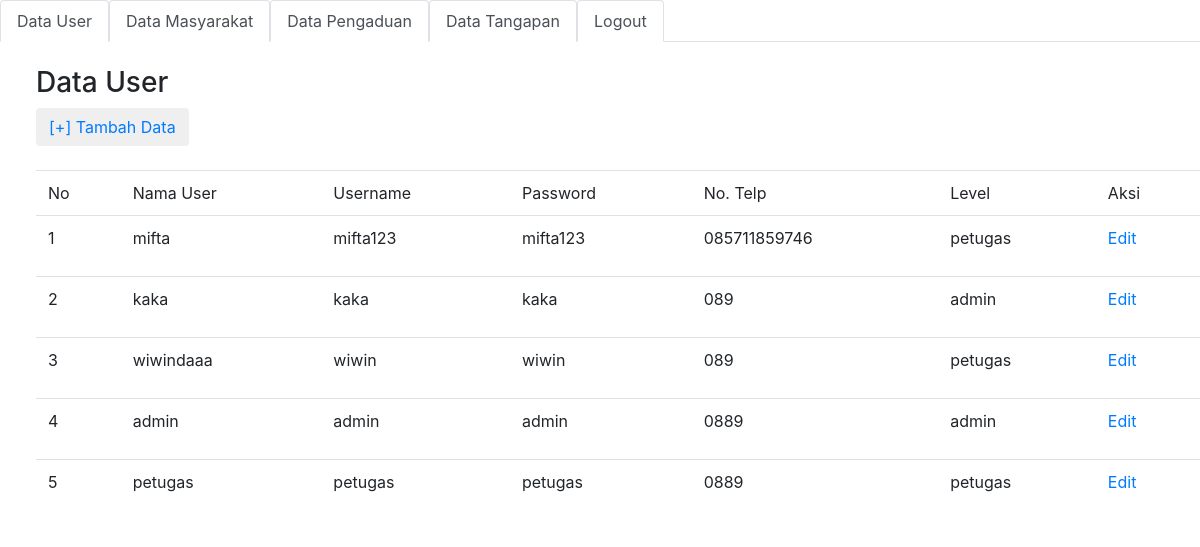
Screenshot of /admin/user.php with the database file from the repository.
### tables this page shows
CREATE TABLE `petugas` (
  `id_petugas` int(11) NOT NULL,
  `nama_petugas` varchar(35) NOT NULL,
  `username` varchar(35) NOT NULL,
  `password` varchar(32) NOT NULL,
  `telp` varchar(13) NOT NULL,
  `level` enum('admin','petugas') NOT NULL
);

### admin/user.php (the view, shortened to what this page needs)
<?php
include '../admin/sidebar.php';
include '../koneksi.php';
?>
<!DOCTYPE html>
<html lang="en">
<head>
    <link rel="stylesheet" href="../assets/css/bootstrap.min.css">
</head>
<body>
    <div class="mt-4" style="margin-left: 3%;">
        <h3>Data User</h3>
        <button class="btn btn-default"><a href="../admin/tambah_user.php">[+] Tambah Data</a></button><br/><br/>
        <table class="table">
            <thead>
                <tr>
                    <td>No</td>
                    <td>Nama User</td>
                    <td>Username</td>
                    <td>Password</td>
                    <td>No. Telp</td>
                    <td>Level</td>
                    <td>Aksi</td>
                </tr>
            </thead>
            <tbody>
                <?php
                $no = 1;
                $query = mysqli_query($koneksi, "SELECT * FROM petugas");
                while($data = mysqli_fetch_assoc($query)){
                    $id_petugas = $data['id_petugas'];
                    $nama = $data['nama_petugas'];
                    $username = $data['username'];
                    $pass = $data['password'];
                    $telp = $data['telp'];
                    $level = $data['level'];
                ?>
                <tr>
                    <td><?= $no++ ?></td>
                    <td><?= $nama ?></td>
                    <td><?= $username ?></td>
                    <td><?= $pass ?></td>
                    <td><?= $telp ?></td>
                    <td><?= $level ?></td>
                    <td>
                        <form action="" method="post">
                            <a href="../admin/edit_user.php?id_petugas=<?= $id_petugas ?>">Edit</a>
                        </form>
                    </td>
                </tr>
                <?php
                }
                ?>
            </tbody>
        </table>
    </div>
</body>
</html>

### rows the page displays
petugas: nama_petugas "mifta", username "mifta123", password "mifta123", telp "085711859746", level "petugas"
petugas: nama_petugas "kaka", username "kaka", password "kaka", telp "089", level "admin"
petugas: nama_petugas "wiwindaaa", username "wiwin", password "wiwin", telp "089", level "petugas"
petugas: nama_petugas "admin", username "admin", password "admin", telp "0889", level "admin"
petugas: nama_petugas "petugas", username "petugas", password "petugas", telp "0889", level "petugas"
